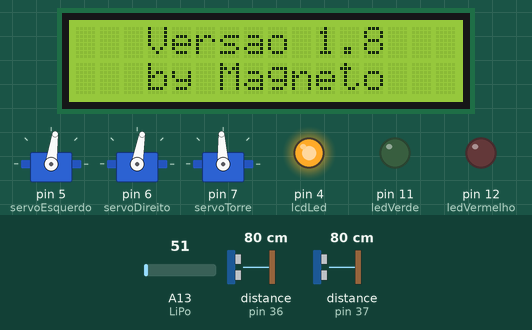
Recording of a sketch running on a simulated Arduino Mega 2560, built with avr-gcc and run on an emulated ATmega2560. On the bench: 16×2 character LCD, 3 × servo, output pins drawn as LEDs (lit = HIGH). Wiring (inferred from the names in the program): 2 × ultrasonic range finder: trigger pin 38, echo pin 36 / trigger pin 39, echo pin 37. The test bench sets the inputs (shaded band); at power-on: distance to the obstacle (sensors on pin 36, pin 37) 80 cm, A13 (LiPo) = 51. The echo pulse lasts 58.3 µs per cm; pins used as bus, display or sensor lines are not drawn.

Above: at 2.7 s.
At 6.8 s:
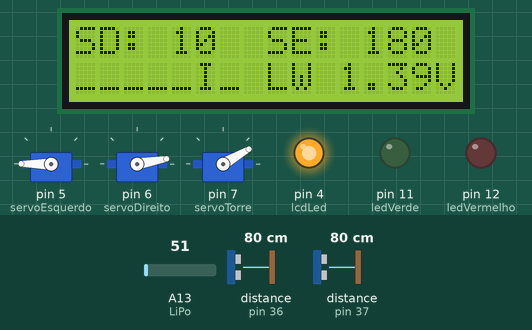
6.9 s: distance to the obstacle (sensor on pin 36) set to 33 cm
9.2 s: distance to the obstacle (sensor on pin 36) set to 27 cm
At 10.4 s:
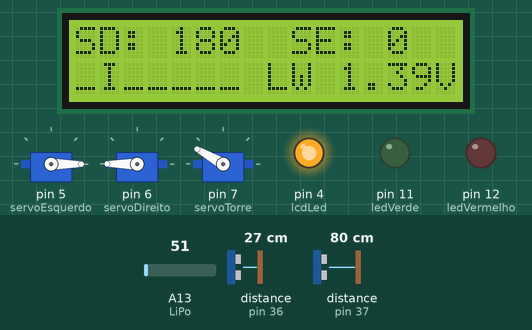
12.2 s: distance to the obstacle (sensor on pin 36) set to 35 cm
At 12.9 s:
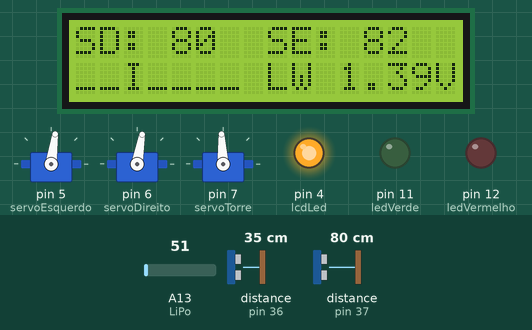
14.9 s: distance to the obstacle (sensor on pin 37) set to 21 cm
17.9 s: distance to the obstacle (sensor on pin 37) set to 18 cm
At 19.4 s:
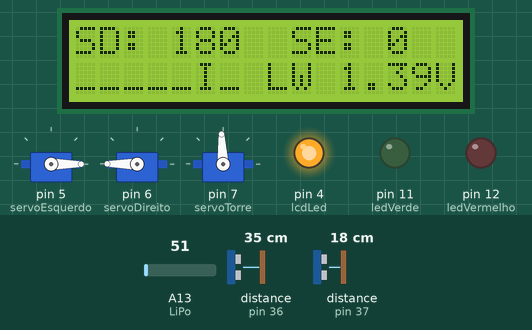
Timing chart, 0 to 21.9 s (numbered marks = the images above; inputs shaded):
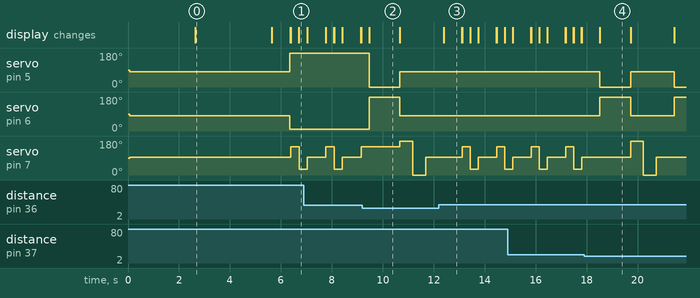

The sketch:

EasyBot_Autonomo_V1.0.ino
```cpp
/*
*******************************************************
 Programa de Controle do EasyBot
 Autor Magneto - Novembro 2016
 ******************************************************
 */

#include <Servo.h> //inclui biblioteca Servo
#include <LiquidCrystal.h> // inclui biblioteca de LCD

LiquidCrystal lcd(25, 27, 29, 31, 33, 35);

// *** Definicao dos pinos para movimento e direcao ***
Servo servoEsquerdo;
Servo servoDireito;
Servo servoTorre;

// Luz do LCD
int ldrValor = 0;
byte ldrOn = 1; // define se a luz do LCD funcionara pelo LDR ou sempre acesa
int ledPWM = 255;
int tempoLuz = 0;
byte ativaLuz = 0;
int tempoLuzBotao = 600;

// Definicao dos pinos
const int botaoPreto = 52;
const int botaoVermelho = 51;
const int botaoVerde = 50;
const int potRight = A11;
const int potLeft = A12;
const int LiPo = A13;
const int LDR = A14;
const int LM35 = A15;
const int trig = 39;
const int echo = 37;
const int trigAbaixo = 38;
const int echoAbaixo = 36;
const int ledVerde = 11;
const int ledVermelho = 12;
const int lcdLed = 4;

// variaveis ultrasom
long duracao; // duracao pulso sensor superior
long distancia; // distancia sensor superior
long duracaoAbaixo; // duracao pulso sensor inferior
long distanciaAbaixo; // distancia sensor inferior
int medida0 = 100;
int medida30 = 100;
int medida45 = 100;
int medidaCentro = 100;
int medida135 = 100;
int medida150 = 100;
int medida180 = 100;
int medidaAbaixo = 0;
byte varreduraCont = 0;
byte desvio = 0;

// variaveis voltagem
float Vout = 0.0;
float Vin = 0.0;
float R1 = 21850.0;
float R2 = 4755.0;
float volt = 0.0;

// *** Definicao das variaveis para movimento e direcao ***
int scaleJoy1 = 0; // escala de torre
int scaleJoy2 = 0; // escala de deslocamento
int scaleJoy3 = 0; // escala de direcao
int scaleIntJoy1 = 0; // escala de torre inteiro
int scaleIntJoy2 = 0; // escala de deslocamento inteiro
int scaleIntJoy3 = 0; // escala de direcao inteiro
int angleLeftJoy1 = 0; // angulo do servo esquerdo para torre
int angleRightJoy1 = 0; // angulo do servo direito para torre
int angleLeftJoy2 = 0; // angulo do servo esquerdo para Up-Down
int angleRightJoy2 = 0; // angulo do servo direito para Up-Down
int angleLeftJoy3 = 0; // angulo do servo esquerdo para Left-Right
int angleRightJoy3 = 0; // angulo do servo direito para Left-Right
int trimJoy1 = 36; // trimagem do joystick 1 conforme programa de teste do TX
int trimJoy2 = 98; // trimagem do joystick 2 conforme programa de teste do TX
int trimJoy3 = 157; // trimagem do joystick 3 conforme programa de teste do TX
byte angleLeft = 82; // servo esquerdo na posicao central
byte angleRight = 80; // servo direito na posicao central
byte angleTower = 93; // servo torre na posicao central
//int trimServo = 0; // trimagem dos servos esquerdo e direito
byte centroServoLeft = 82; // definicao centro servo esquerdo
byte centroServoRight = 80; // definicao centro servo direito
//byte trimRight = 0;
//byte trimLeft = 0;
int valorPotLeft = 0;
int valorPotRight = 0;

// *** Definicao de outras variaveis ***
int incomingByte; // Variavel de entrada de dados pela Serial
int scan = 0; // contagem do movimento de scanner tipo supermaquina
int scanInverso = 0; // contagem do movimento de scanner tipo supermaquina

/**********************************\
 **                               **
 ** Definindo Setup dos programas **
 **                               **
 \*********************************/

void setup() { // Declaracoes

  lcd.begin(16, 2);

  // inicializa Serial
  Serial.begin(9600);
  Serial1.begin(9600);

  // inicialisar pinos
  servoEsquerdo.attach(5);
  servoDireito.attach(6);
  servoTorre.attach(7);
  pinMode(ledVerde,OUTPUT);
  pinMode(ledVermelho,OUTPUT);
  pinMode(trig, OUTPUT);
  pinMode(echo, INPUT);
  pinMode(trigAbaixo, OUTPUT);
  pinMode(echoAbaixo, INPUT);
  pinMode (botaoPreto, INPUT);
  pinMode (botaoVermelho, INPUT);
  pinMode (botaoVerde, INPUT);
  pinMode(lcdLed, OUTPUT);

  // posiciona servos
  servoEsquerdo.write(82);
  servoDireito.write(80);
  servoTorre.write(93);

  // Acende backlight e dados do LCD
  analogWrite(lcdLed, ledPWM);

  // tela de introducao LCD
  lcd.begin(16, 2);
  lcd.setCursor(0,0);
  lcd.print(" EasyBot Clock ");
  lcd.setCursor(0,1);
  lcd.print("  com Arduino");
  delay (2500);
  lcd.clear();
  lcd.setCursor(0,0);
  lcd.print("   Versao 1.8");
  lcd.setCursor(0,1);
  lcd.print("   by Magneto");
  delay (3000);
  lcd.clear();
  parado();
}


/**********************************\
 **                               **
 ** Definindo Rotinas do programa **
 **                               **
 \*********************************/


// ************** Inicio Rotinas Comuns ****************

void imprimirServos() { // imprimir angulo dos servos

  lcd.setCursor(0,0);
  lcd.print("SD: ");
  lcd.print(servoDireito.read());
  lcd.print("  SE: ");
  lcd.print(servoEsquerdo.read());
  lcd.print("  ");

}

void medirDistancia() { // Leitura do ultrasom

  digitalWrite(trig, LOW);
  delayMicroseconds(2);
  digitalWrite(trig, HIGH);
  delayMicroseconds(10);
  digitalWrite(trig, LOW);
  duracao = pulseIn(echo, HIGH);
  distancia = duracao / 56;

}

void medirDistanciaAbaixo() { // Leitura do ultrasom de baixo

  digitalWrite(trigAbaixo, LOW);
  delayMicroseconds(2);
  digitalWrite(trigAbaixo, HIGH);
  delayMicroseconds(10);
  digitalWrite(trigAbaixo, LOW);
  duracaoAbaixo = pulseIn(echoAbaixo, HIGH);
  distanciaAbaixo = duracaoAbaixo / 56;

}

void voltagemBateria () { // Voltagem da bateria
  volt = analogRead(LiPo);

  // calculando voltagem de entrada
  Vout = (volt * 5.0) / 1023.0;
  Vin = Vout / (R2/(R1+R2));
}

void imprimindoDistancia () { // imprimindo valor distancia
  lcd.setCursor(0,0);
  lcd.print("Distancia:      ");
  if(distancia > 99) {
    lcd.setCursor(11,0);
    lcd.print(distancia);
  }
  else {
    lcd.setCursor(11,0);
    lcd.print(" ");
    lcd.setCursor(12,0);
    lcd.print(distancia);
  }
  lcd.setCursor(14,0);
  lcd.print("cm");
  lcd.setCursor(0,1);
  lcd.print("Traseira:      ");
  if(distancia > 99) {
    lcd.setCursor(11,1);
    lcd.print(distancia);
  }
  else {
    lcd.setCursor(11,1);
    lcd.print(" ");
    lcd.setCursor(12,1);
    lcd.print(distancia + 14);
  }
  lcd.setCursor(14,1);
  lcd.print("cm");
}

void imprimindoDistanciaAbaixo () { // imprimindo valor distancia
  lcd.setCursor(0,0);
  lcd.print("Distancia:      ");
  if(distanciaAbaixo > 99) {
    lcd.setCursor(11,0);
    lcd.print(distanciaAbaixo);
  }
  else {
    lcd.setCursor(11,0);
    lcd.print(" ");
    lcd.setCursor(12,0);
    lcd.print(distanciaAbaixo);
  }
  lcd.setCursor(14,0);
  lcd.print("cm");
  lcd.setCursor(0,1);
  lcd.print("Traseira:      ");
  if(distanciaAbaixo > 99) {
    lcd.setCursor(11,1);
    lcd.print(distanciaAbaixo);
  }
  else {
    lcd.setCursor(11,1);
    lcd.print(" ");
    lcd.setCursor(12,1);
    lcd.print(distanciaAbaixo + 14);
  }
  lcd.setCursor(14,1);
  lcd.print("cm");
}

void imprimindoVoltagem () { // imprimindo valor voltagem
  //lcd.setCursor(0,1);
  //lcd.print("Bateria:       ");
  if(Vin <= 9.3) {
    lcd.setCursor(8,1);
    lcd.print("LW ");
  }
  else {
    lcd.setCursor(8,1);
    lcd.print("   ");
  }
  lcd.setCursor(11,1);
  lcd.print(Vin);
  lcd.setCursor(15,1);
  lcd.print("V ");
}

void frenteApenas () { // deslocamento apenas para frente
  servoDireito.write(10);
  servoEsquerdo.write(180);
}

void atrasApenas () { // deslocamento apenas para tras
  servoDireito.write(180);
  servoEsquerdo.write(0);
}

void giroEsquerda () { // girar no eixo para esquerda
  servoDireito.write(0);
  servoEsquerdo.write(0);
}

void giroDireita () { // girar no eixo para direita
  servoDireito.write(180);
  servoEsquerdo.write(180);
}

void frenteEsquerda () { // deslocamento para frente e esquerda
  servoDireito.write(0);
  servoEsquerdo.write(centroServoLeft);
}

void frenteDireita () { // deslocamento para frente e direita
  servoDireito.write(centroServoRight);
  servoEsquerdo.write(180);
}

void atrasEsquerda () { // deslocamento para tras e esquerda
  servoDireito.write(180);
  servoEsquerdo.write(centroServoLeft);
}

void atrasDireita () { // deslocamento para tras e direita
  servoDireito.write(centroServoRight);
  servoEsquerdo.write(0);
}

void parado () { // sem deslocamento
  servoDireito.write(centroServoRight);
  servoEsquerdo.write(centroServoLeft);
}

// Controle de movimento autonomo da torre
void torreCentro () { // torre no centro
  servoTorre.write(93);
}

void torre45 () { // torre para esquerda 45 graus
  servoTorre.write(45);
}

void torre30 () { // torre para esquerda 30 graus
  servoTorre.write(30);
}

void torre0 () { // torre para esquerda 90 graus
  servoTorre.write(0);
}

void torre135 () { // torre para direita 45 graus
  servoTorre.write(135);
}

void torre150 () { // torre para direita 45 graus
  servoTorre.write(150);
}

void torre180 () { // torre para direita 90 graus
  servoTorre.write(180);
}

void varreduraInicial() { // varredura inicial
  torreCentro();
  delay(300);
  medirDistancia();
  delay(200);
  medidaCentro = distancia;
  medirDistanciaAbaixo();
  delay(200);
}

void varredura0() { // varredura de distancia 0 graus
  torre0();
  delay(300);
  medirDistancia();
  medida0 = distancia;
}

void varredura30() { // varredura de distancia 30 graus
  torre30();
  delay(300);
  medirDistancia();
  medida30 = distancia;
}

void varredura150() { // varredura de distancia 150 graus
  torre150();
  delay(300);
  medirDistancia();
  medida150 = distancia;
}

void varredura180() { // varredura de distancia 180 graus
  torre180();
  delay(300);
  medirDistancia();
  medida180 = distancia;
}

void varreduraParado() { // varredura de distancia
  torre180();
  delay(300);
  medirDistancia();
  medida180 = distancia;
  delay(200);

  torre0();
  delay(300);
  medirDistancia();
  medida0 = distancia;
  delay(200);

  torreCentro();
  delay(300);
  medirDistancia();
  medidaCentro = distancia;
  delay(200);
  medirDistanciaAbaixo();
  delay(200);
}

void scanner() { // modo Kitty
  if(scanInverso == 0) {
    scan ++;
    if(scan > 5) {
      scanInverso = 1;
    }
  }
  if(scanInverso == 1) {
    scan --;
    if(scan < 2) {
      scanInverso = 0;
    }
  }
  lcd.setCursor(7,1);
  lcd.print(" ");
  lcd.setCursor(scan,1);
  lcd.print("I");
  if(scan > 0) {
    lcd.setCursor(scan - 1,1);
    lcd.print("_");
  }
  if(scan < 6) {
    lcd.setCursor(scan + 1,1);
    lcd.print("_");
  }
}

// ************** Final Rotinas Comuns ****************


// ************** Inicio Rotina Modo Autonomo ****************

void modoAutonomo () { // modo Autonomo

  voltagemBateria(); // ler voltagem
  imprimirServos();
  scanner();
  imprimindoVoltagem();

  if(varreduraCont > 29) {
    varreduraCont = 0;
  }

  if(varreduraCont == 0 || varreduraCont == 7 || varreduraCont == 14 || varreduraCont == 21) {
    varreduraInicial();
  }

  if(varreduraCont == 5 || varreduraCont == 12 || varreduraCont == 19 || varreduraCont == 26) {
    varredura30();
  }

  if(varreduraCont == 3 || varreduraCont == 10 || varreduraCont == 17 || varreduraCont == 24) {
    varredura150();
  }

  if(medidaCentro < 20 || distanciaAbaixo < 30) {
    parado();
    imprimirServos();
    atrasApenas();
    imprimirServos();
    delay(1200);
    parado();
    imprimirServos();
    varreduraParado();
    varreduraCont = -1;
    desvio = 1;
  }

  if(desvio == 1 && medida0 > 19 && medida180 > 19 && medida0 > medida180) {
    giroEsquerda();
    imprimirServos();
    delay(650);
    parado();
    imprimirServos();
    medida0 = 100;
    medida180 = 100;
    desvio = 0;
  }

  if(desvio == 1 && medida0 > 19 && medida180 > 19 && medida180 > medida0) {
    giroDireita();
    imprimirServos();
    delay(650);
    parado();
    imprimirServos();
    medida0 = 100;
    medida180 = 100;
    desvio = 0;
  }

  if(desvio == 1 && medida0 > 19 && medida180 < 20) {
    frenteEsquerda();
    imprimirServos();
    delay(1400);
    parado();
    imprimirServos();
    medida0 = 100;
    medida180 = 100;
    desvio = 0;
  }

  if(desvio == 1 && medida0 < 20 && medida180 > 19) {
    frenteDireita();
    imprimirServos();
    delay(1400);
    parado();
    imprimirServos();
    medida0 = 100;
    medida180 = 100;
  }

  if(desvio == 1 && medida0 < 20 && medida180 < 20) {
    atrasApenas();
    imprimirServos();
    delay(1000);
    parado();
    imprimirServos();
    varreduraParado();
  }

  if(desvio == 0 && medidaCentro > 19 && distanciaAbaixo > 29) {
    frenteApenas();
    medirDistanciaAbaixo();

    if(desvio == 0 && medida30 < 40 && distanciaAbaixo > 29) {
      frenteDireita();
      imprimirServos();
      delay(300);
      frenteApenas();
      imprimirServos();
      medida30 = 100;
    }
    if(desvio == 0 && medida150 < 40 && distanciaAbaixo > 29) {
      frenteEsquerda();
      imprimirServos();
      delay(300);
      frenteApenas();
      imprimirServos();
      medida150 = 100;
    }
  }

  varreduraCont ++;
}

// ************** Final Rotina Modo Autonomo ****************


/**********************************\
 **                               **
 **  Definindo Loop do programa   **
 **                               **
 \*********************************/

void loop() {


      modoAutonomo();

}


/*


 // degub na tela via USB
 //  debugnatela();
 // Serial.print("Joy 2 Esquerdo: ");
 // Serial.println(angleLeftJoy2);
 // Serial.print("Joy 2 Direito: ");
 // Serial.println(angleRightJoy2);
 // Serial.print("Joy 1 Torre: ");
 // Serial.println(scaleJoy1);
 // Serial.print(" Valor LDR: ");
 // Serial.println(ldrValor);
 // Serial.print(" PWM LDR: ");
 // Serial.println(ledPWM);
 // delay(300);


/*
 // temporizacao das setas
 unsigned long currentMillis = millis();

 if(currentMillis - previousMillis > interval) {
 // save the last time you blinked the LED
 previousMillis = currentMillis;

 // if the LED is off turn it on and vice-versa:

 if (valorFrente == LOW && valorAtras == 0) {
 valorFrente = HIGH;
 valorAtras = 255;
 }
 else if(valorFrente == HIGH && valorAtras == 255) {
 valorFrente = LOW;
 valorAtras = 0;
 }

 if(piscaEsquerdo == 0 && piscaDireito == 0 && piscaAlerta == 0) {
 valorFrente = LOW;
 valorAtras = 0;
 ligaPiscaEsquerdo();
 ligaPiscaDireito();
 }

 }

/* Disposicao dos botoes e comandos

 j1LeftRight = 8 a 67
 j2UpDown = 68 a 127
 j3LeftRight = 128 a 187
 j4UpDown = 188 a 247
 joyBLeft = 1
 joyBRight = 2
 frontTopLeft = 3
 frontBotLeft = 4
 frontTopRight = 5
 frontBotRight = 6
 upperLeft = 248;
 upperRight = 249;
 upperTop = 250;
 upperDown = 251;

 Potenciometro de direcao
 Esquerda: 720/759
 Direita: 345/377
 Centro: 548/576

 *****************************
 **  Limites dos Joysticks  **
 **  J1 Left: 8             **
 **  J1 Center: 36          **
 **  J1 Right: 67           **
 **                         **
 **  J2 Up: 68              **
 **  J2 Center: 98          **
 **  J2 Down: 127           **
 **                         **
 **  J3 Left: 128           **
 **  J3 Center: 157         **
 **  J3 Right: 187          **
 **                         **
 **  J4 Up: 188             **
 **  J4 Center: 217         **
 **  J4 Dowm: 247           **
 **                         **
 **  Servo Esquerdo         **
 **  Back: 0 > to < 81      **
 **  Center: 82             **
 **  Foward: 83 > to < 180  **
 **                         **
 **  Servo Direito          **
 **  Back: 81 > to < 180    **
 **  Center: 80             **
 **  Foward: 0 > to < 79    **
 **                         **
 **  Servo Torre            **
 **  Left: 13 > to < 80     **
 **  Left: 86 > to < 165 (old)
 **  Center: 81             **
 **  Right: 82 > to < 165   **
 **  Right: 13 > to < 84 (old)
 **                         **
 *****************************

 */
```

Measured:
- the behaviour switches between 30 and 29 cm on distance to the obstacle (sensor on pin 36) (found by bisection; images 1 and 2)
- the behaviour switches between 20 and 19 cm on distance to the obstacle (sensor on pin 37) (found by bisection; images 3 and 4)
- after the input at 9.2 s, servo on pin 5 (servoEsquerdo): 180° → 0° after 0.27 s, → 82° 1.2 s later; servo on pin 6 (servoDireito): 10° → 180° after 0.27 s, → 80° 1.2 s later
- after the input at 12.2 s, servo on pin 5 (servoEsquerdo): stays 82° (without the input it goes to 0° after 0.90 s); servo on pin 6 (servoDireito): stays 80° (without the input it goes to 180° after 0.90 s)
- after the input at 17.9 s, servo on pin 5 (servoEsquerdo): 82° → 0° after 0.62 s, → 82° 1.2 s later, → 0° 1.7 s later; servo on pin 6 (servoDireito): 80° → 180° after 0.62 s, → 80° 1.2 s later, → 180° 1.7 s later
- what the display in image 0 shows lasts 3.0 s, from 2.6 s to 5.6 s
- what the display in image 2 shows lasts 1.2 s, from 9.5 s to 10.7 s
